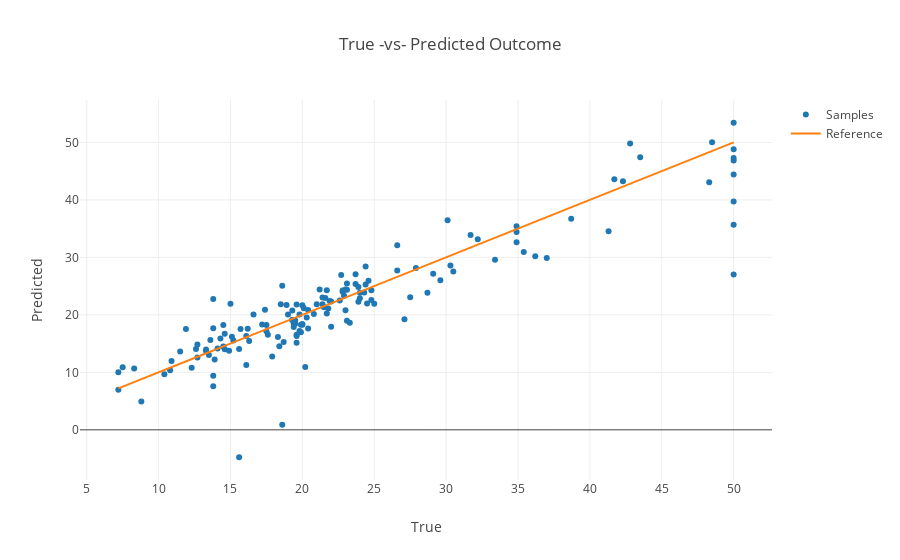

The notebook cell saved with this chart:
### Markdown cell above
#### Plot residuals

### Code cell
fig = go.Figure()
fig.add_trace(go.Scatter(
    x=y_test.values,
    y=y_test_pred,
    mode="markers",
    name="Samples"
))
fig.add_trace(go.Scatter(
    x=y_test.values,
    y=y_test.values,
    mode="lines",
    name="Reference"
))
fig.update_layout(title="True -vs- Predicted Outcome", xaxis_title="True", yaxis_title="Predicted", template="none")

### Figure 1 — Plotly figure (JSON) as saved in the notebook; plotly's stock layout.template omitted (floating-point values rounded to 4 significant figures; data arrays with more than 128 entries replaced by an {"elided": "..."} marker saying what was removed)
{"data": [{"mode": "markers", "name": "Samples", "type": "scatter", "x": {"elided": "152 float values"}, "y": {"elided": "152 float values"}}, {"mode": "lines", "name": "Reference", "type": "scatter", "x": {"elided": "152 float values"}, "y": {"elided": "152 float values"}}], "layout": {"autosize": true, "title": {"text": "True -vs- Predicted Outcome"}, "xaxis": {"autorange": true, "range": [4.618, 52.58], "title": {"text": "True"}, "type": "linear"}, "yaxis": {"autorange": true, "range": [-9.573, 58.22], "title": {"text": "Predicted"}, "type": "linear"}}}
